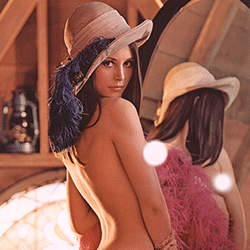
#> input picture Aula 2 - Histograma/lena.png, 250 x 250 px, found by its file name
$ python 'script_6 - exemplo erosao e dilatacao.py'
#> lines starting #> are read from the running program, lines starting #| are printed output that depends on the picture
from __future__ import print_function
import cv2 as cv
import numpy as np
import argparse
erosion_size = 0
max_elem = 2
max_kernel_size = 21
title_trackbar_element_type = 'Element:\n 0: Rect \n 1: Cross \n 2: Ellipse'
title_trackbar_kernel_size = 'Kernel size:\n 2n +1'
title_erosion_window = 'Erosion Demo'
title_dilatation_window = 'Dilation Demo'
def erosion(val):
    erosion_size = cv.getTrackbarPos(title_trackbar_kernel_size, title_erosion_window)
    erosion_type = 0
    val_type = cv.getTrackbarPos(title_trackbar_element_type, title_erosion_window)
    if val_type == 0:
        erosion_type = cv.MORPH_RECT
    elif val_type == 1:
        erosion_type = cv.MORPH_CROSS
    elif val_type == 2:
        erosion_type = cv.MORPH_ELLIPSE
    element = cv.getStructuringElement(erosion_type, (2*erosion_size + 1, 2*erosion_size+1), (erosion_size, erosion_size))
    erosion_dst = cv.erode(src, element)
    cv.imshow(title_erosion_window, erosion_dst)
def dilatation(val):
    dilatation_size = cv.getTrackbarPos(title_trackbar_kernel_size, title_dilatation_window)
    dilatation_type = 0
    val_type = cv.getTrackbarPos(title_trackbar_element_type, title_dilatation_window)
    if val_type == 0:
        dilatation_type = cv.MORPH_RECT
    elif val_type == 1:
        dilatation_type = cv.MORPH_CROSS
    elif val_type == 2:
        dilatation_type = cv.MORPH_ELLIPSE
    element = cv.getStructuringElement(dilatation_type, (2*dilatation_size + 1, 2*dilatation_size+1), (dilatation_size, dilatation_size))
    dilatation_dst = cv.dilate(src, element)
    cv.imshow(title_dilatation_window, dilatation_dst)
parser = argparse.ArgumentParser(description='Code for Eroding and Dilating tutorial.')
parser.add_argument('--input', help='Path to input image.', default='paraErodir.png')
args = parser.parse_args()
src = cv.imread('assets/lena.png')
#> src is the input picture: shape (250, 250, 3); mean B, G, R 82.9, 96.7, 155
if src is None:
    print('Could not open or find the image: ', args.input)
    exit(0)
cv.namedWindow(title_erosion_window)
cv.createTrackbar(title_trackbar_element_type, title_erosion_window , 0, max_elem, erosion)
#> slider 'Element:\n 0: Rect \n 1: Cross \n' is set to 1
cv.createTrackbar(title_trackbar_kernel_size, title_erosion_window , 0, max_kernel_size, erosion)
#> slider 'Kernel size:\n 2n +1' is set to 7
cv.namedWindow(title_dilatation_window)
cv.createTrackbar(title_trackbar_element_type, title_dilatation_window , 0, max_elem, dilatation)
#> slider 'Element:\n 0: Rect \n 1: Cross \n' is set to 1
cv.createTrackbar(title_trackbar_kernel_size, title_dilatation_window , 0, max_kernel_size, dilatation)
#> slider 'Kernel size:\n 2n +1' is set to 7
erosion(0)
#> in erosion, `erosion_dst = cv.erode(src, element)`:
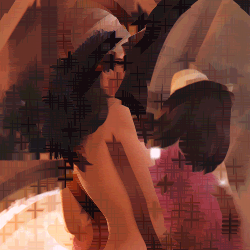
#> erosion_dst: shape (250, 250, 3); mean B, G, R 51.3, 61.3, 108.4
dilatation(0)
#> in dilatation, `dilatation_dst = cv.dilate(src, element)`:
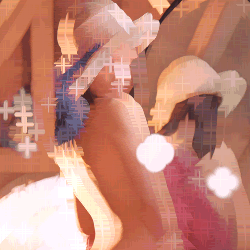
#> dilatation_dst: shape (250, 250, 3); mean B, G, R 120.1, 135.7, 196.1
cv.waitKey()
